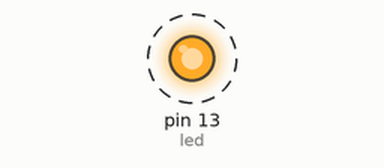
Bench run of a sketch on a simulated Arduino Uno, built with avr-gcc and run on an emulated ATmega328P. Shown: output pins drawn as LEDs (lit = HIGH). Dashed ring = blinking.

Above: at 0.5 s.
Timing chart, 0 to 4.6 s (numbered marks = the images above):
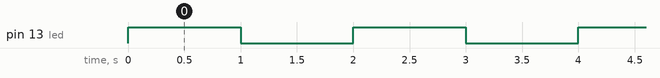

The sketch:

led.ino
```cpp
#define led 13

void setup(){
  pinMode(13,OUTPUT);
}

void loop(){
  digitalWrite(led,HIGH);
  delay(1000);
  digitalWrite(led,LOW);
  delay(1000);
}
```

Measured:
- by itself, pin 13 (led): alternates HIGH for 1.0 s and LOW for 1.0 s
